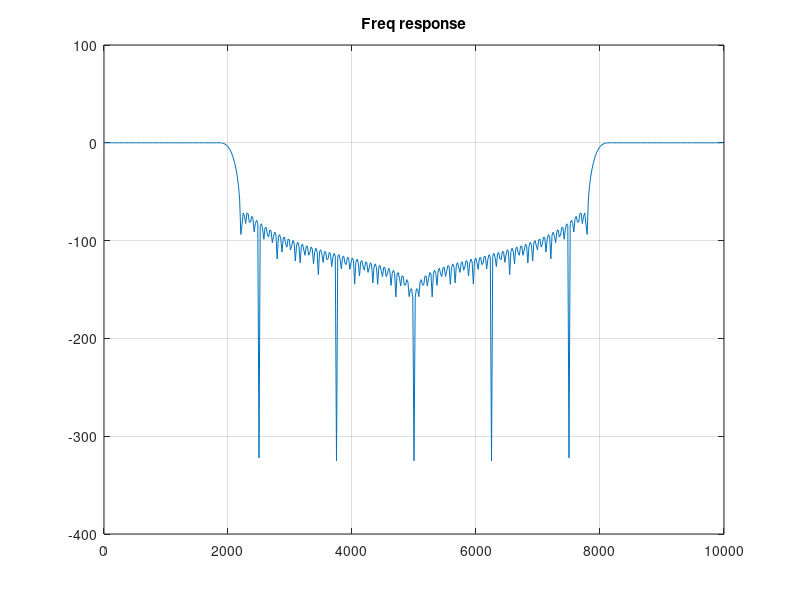

Write the MATLAB code that produced this figure.
% A LP filter window design example
% Fs = 10Khz, Fc = 500Hz, Ft = 200Hz, A = 60dB

V = zeros(136,1);
V(1:28)=ones(28,1);
V(110:136)=ones(27,1);
x=10000*[0:135]/136;

plot(x,V); title('Desired Response V'); pause
v=fftshift(real(ifft(V)));
w=blackman(137); % Need an extra sample to get DFT symmetry
plot(v); title('Unwindowed Filter Impulse response'); pause
x=10000*[0:511]/512;
plot(x,20*log10(abs(fft(v,512))));title('Freq response');pause
plot(w); title('3-term Blackman Window');pause
f=v.*w(1:136);
plot(f); title('Windowed Filter Impulse Response');pause
plot(x,20*log10(abs(fft(f,512)))); title('Freq response');pause
grid;